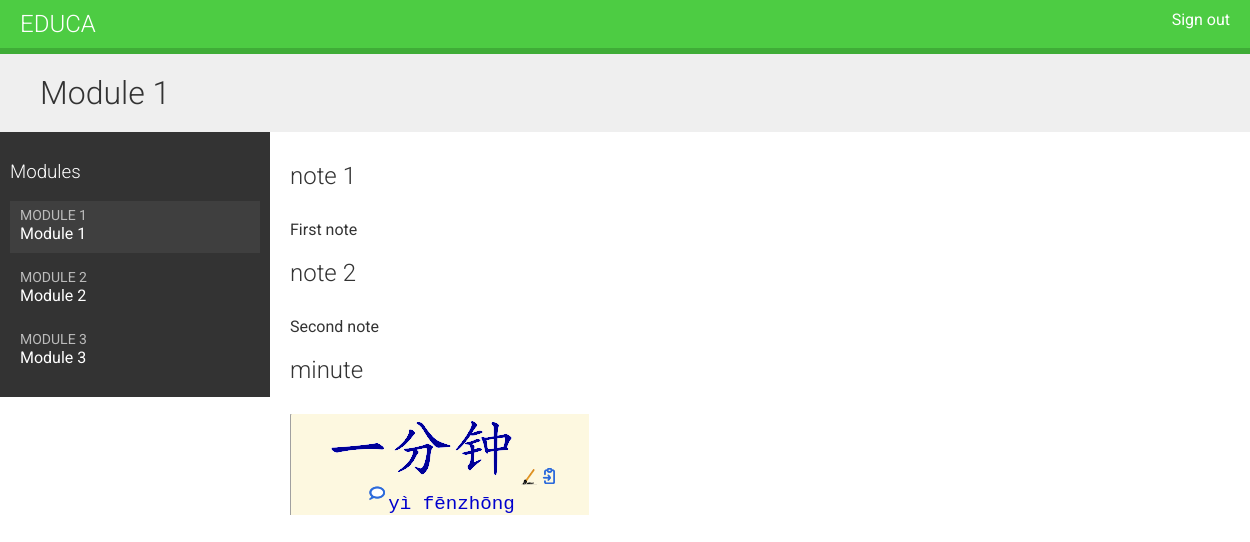
Before: /students/course/2/ (signed in) with the older database file.
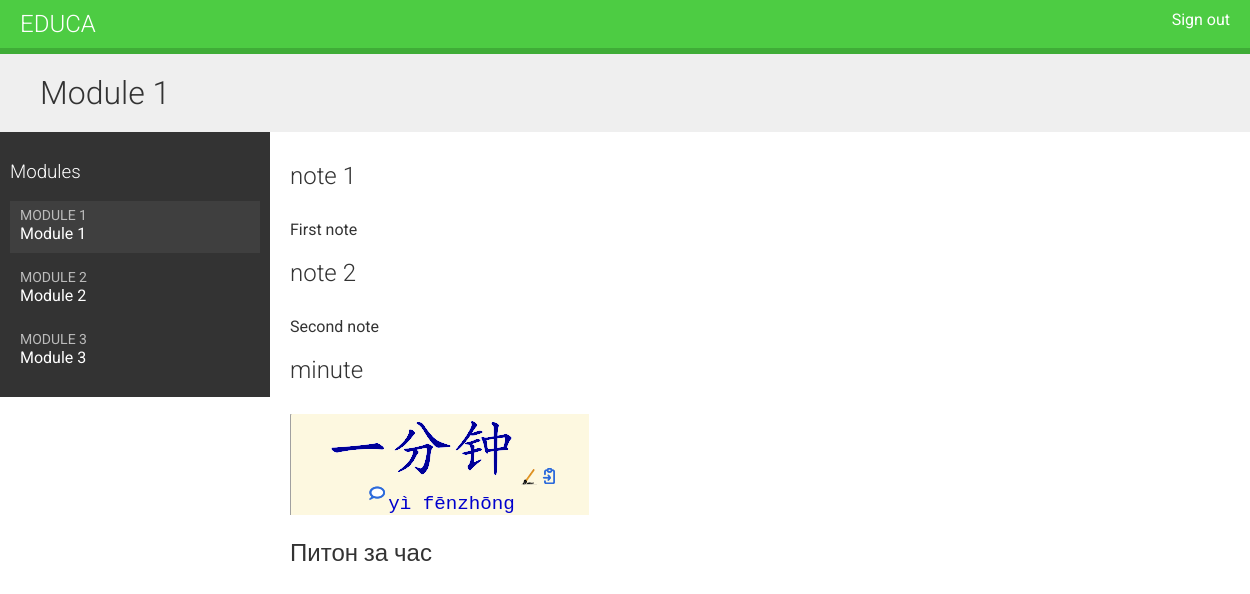
After: the same page with the newer database file.
### courses/models.py (models this page shows, shortened)
class Module(models.Model):
    course = models.ForeignKey(Course,
                               related_name='modules',
                               on_delete=models.CASCADE)
    title = models.CharField(max_length=200)
    description = models.TextField(blank=True)
    order = OrderField(blank=True, for_fields=['course'])
    class Meta:
        ordering = ['order']
    def __str__(self):
        return f'{self.order}. {self.title}'

class Content(models.Model):
    module = models.ForeignKey(Module,
                               related_name='contents',
                               on_delete=models.CASCADE)
    content_type = models.ForeignKey(ContentType,
                                     on_delete=models.CASCADE,
                                     limit_choices_to={
                                        'model__in': (
                                            'text',
                                            'video',
                                            'image',
                                            'file')})
    object_id = models.PositiveIntegerField()
    item = GenericForeignKey('content_type', 'object_id')
    order = OrderField(blank=True, for_fields=['module'])
    class Meta:
        ordering = ['order']

class ItemBase(models.Model):
    owner = models.ForeignKey(User,
                              related_name='%(class)s_related',
                              on_delete=models.CASCADE)
    title = models.CharField(max_length=250)
    created = models.DateTimeField(auto_now_add=True)
    updated = models.DateTimeField(auto_now=True)
    class Meta:
        abstract = True
    def render(self):
        return render_to_string(
            f'courses/content/{self._meta.model_name}.html',
            {'item': self})

class Text(ItemBase):
    content = models.TextField()

class Image(ItemBase):
    file = models.FileField(upload_to='images')

class Video(ItemBase):
    url = models.URLField()

### students/views.py (the view)
class StudentCourseDetailView(DetailView):
    model = Course
    template_name = 'students/course/detail.html'
    def get_queryset(self):
        qs = super().get_queryset()
        return qs.filter(students__in=[self.request.user])
    def get_context_data(self, **kwargs):
        context = super().get_context_data(**kwargs)
        course = self.get_object()
        if 'module_id' in self.kwargs:
            context['module'] = course.modules.get(
                id=self.kwargs['module_id'])
        else:
            context['module'] = course.modules.all()[0]
        return context

### students/templates/students/course/detail.html (shortened to what this page needs)
{% extends "base.html" %}
{% load cache %}
{% block content %}
    <h1>
    {{ module.title }}
    </h1>
    <div class="contents">
        <h3>Modules</h3>
        <ul id="modules">
            {% for m in object.modules.all %}
            <li data-id="{{ m.id }}" {% if m == module %}class="selected"{% endif %}>
                <a href="{% url "student_course_detail_module" object.id m.id %}">
                    <span>
                    Module <span class="order">{{ m.order|add:1 }}</span>
                    </span>
                <br>
                {{ m.title }}
                </a>
            </li>
            {% empty %}
            <li>No modules yet.</li>
            {% endfor %}
        </ul>
    </div>
    <div class="module">
    {% cache 600 module_contents module %}
        {% for content in module.contents.all %}
            {% with item=content.item %}
                <h2>{{ item.title }}</h2>
                {{ item.render }}
            {% endwith %}
        {% endfor %}
    {% endcache %}
    </div>
{% endblock %}

### courses/templates/courses/content/text.html
{{ item.content|linebreaks }}

### courses/templates/courses/content/image.html
<p>
    <img src="{{ item.file.url }}" alt="{{ item.title }}">
</p>

Changed rows visible on the page:
added Content: item "Питон за час"
